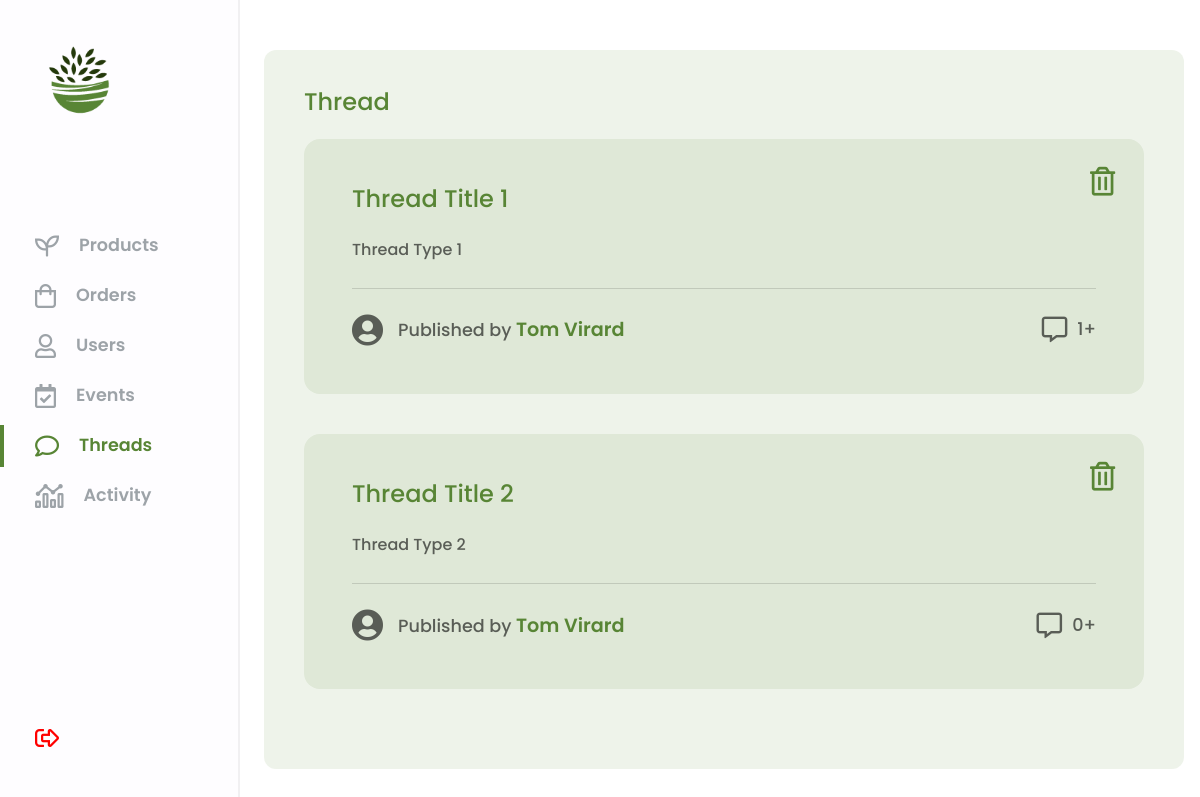
The page /admin-dashboard/dashboard.php?page=thread-panel (signed in) on the database as committed earlier.
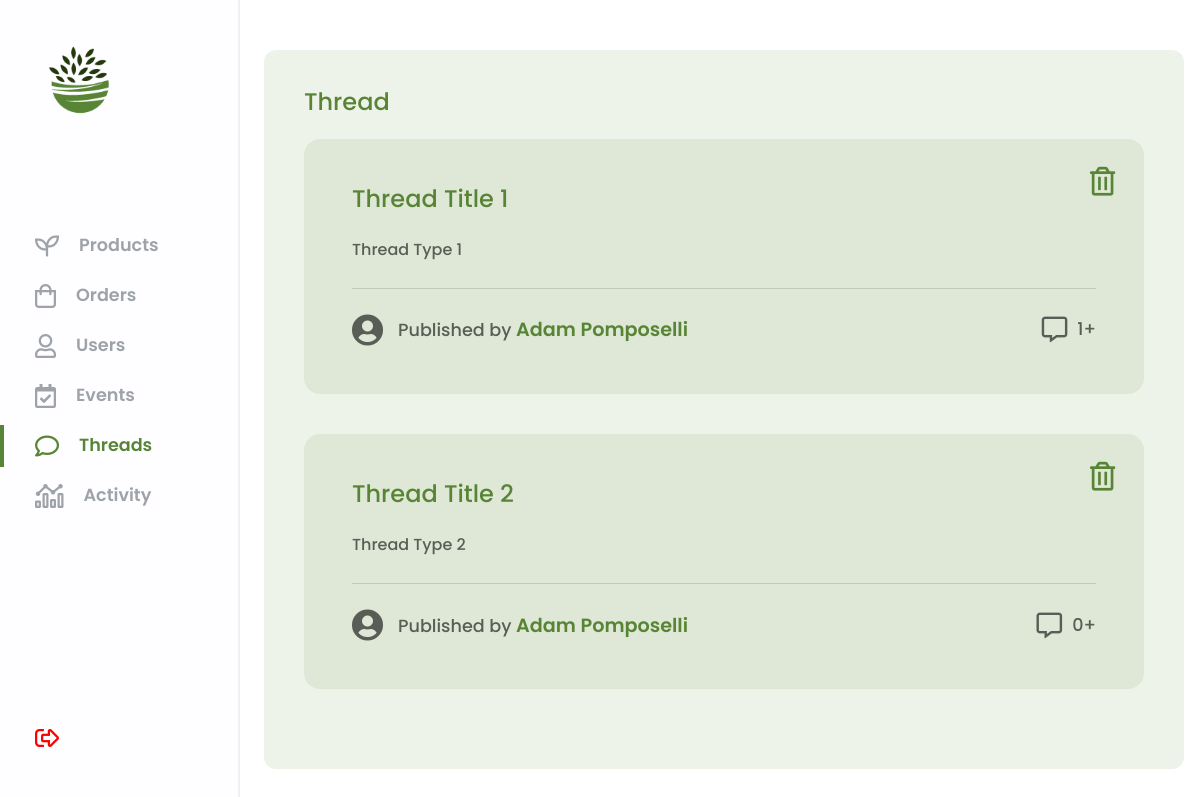
The same page on the database as committed later.
### tables this page shows
CREATE TABLE thread(
   thread_id INT AUTO_INCREMENT,
   title VARCHAR(50)  NOT NULL,
   type VARCHAR(100)  NOT NULL,
   customer_id INT NOT NULL,
   PRIMARY KEY(thread_id),
   FOREIGN KEY(customer_id) REFERENCES customer(customer_id)
);

CREATE TABLE customer(
   customer_id INT AUTO_INCREMENT,
   firstname VARCHAR(50)  NOT NULL,
   lastname VARCHAR(50)  NOT NULL,
   email VARCHAR(255)  NOT NULL,
   password VARCHAR(64)  NOT NULL,
   vkey VARCHAR(32)  NOT NULL,
   verified TINYINT NOT NULL,
   registration_date DATETIME NOT NULL,
   update_date DATETIME NOT NULL,
   PRIMARY KEY(customer_id)
);

### database/DBController.php (called while the page is built, shortened)
<?php
    class DBController
    {
        protected $host = '127.0.0.1';
        protected $user = 'root';
        protected $pwd = '#Apomposelli1';
        protected $database = 'tropicalinterior';
        public function __construct()
        {
            $this->con = mysqli_connect($this->host, $this->user, $this->pwd, $this->database);
        }
    }
?>

### utilities.php (called while the page is built, shortened)
<?php
    function debug_to_console($data) {
        $output = $data;
    }
    require(__DIR__."/database/DBController.php");
    $db = new DBController();
    require(__DIR__."/database/CustomRequest.php");
    $customRequest = new CustomRequest($db);
?>

### database/CustomRequest.php (called while the page is built, shortened)
<?php
    class CustomRequest
    {
        public $db = null;
        public function __construct(DBController $db)
        {
            $this->db = $db;
        }
        public function getData($query)
        {
            $result = $this->db->con->query($query);
            $resultArray = array();
            while($item = mysqli_fetch_array($result, MYSQLI_ASSOC))
            {
                $resultArray[] = $item;
            }
            return $resultArray;
        }
    }
?>

### admin-dashboard/pages/thread-panel.php (the view, shortened to what this page needs)
<div class="thread_main_container">
    <?php if(!isset($_GET['thread_id'])){?>
        <?php
            $threads = $customRequest->getData(
                "SELECT t.thread_id, t.title, t.type, c.firstname, c.lastname
                FROM thread t
                LEFT JOIN customer c ON c.customer_id = t.customer_id;
                ");
        ?>
        <p class="thread_title">Thread</p>
        <?php foreach($threads as $thread) {?>
            <div class="thread_item_content_container">
                <?php $threadCommentCount = $db->con->query("SELECT COUNT(*) AS count FROM populate WHERE thread_id = {$thread['thread_id']};")->fetch_object()->count; ?>
                <i class="thread_delete_button far fa-trash-alt" data-id="<?php echo $thread['thread_id'] ?>"></i>
                <div class="thread_item" data-id="<?php echo $thread['thread_id'] ?>">
                    <div class="d-flex flex-row title_delete_button_container">
                        <p class="thread_title"><?php echo $thread['title'] ?></p>
                    </div>
                    <p class="thread_description"><?php echo $thread['type'] ?></p>
                    <div class="d-flex flex-row justify-content-between thread_info_container">
                        <div class="d-flex align-items-center flex-row user_container">
                            <i class="user_icon fas fa-user-circle"></i>
                            <p class="thread_publisher">Published by <span class="publisher_name"><?php echo $thread['firstname'] ?> <?php echo $thread['lastname'] ?></span></p>
                        </div>
                        <div class="d-flex flex-row align-items-center comment_amount_container">
                            <i class="comment_icon far fa-comment-alt"></i>
                            <p class="comment_amount"><?php echo $threadCommentCount ?>+</p>
                        </div>
                    </div>
                </div>
            </div>
        <?php } ?>
    <?php } ?>
</div>

Rows that differ between the two databases and show on the page:
changed through a linked row, thread "Thread Title 1": customer.firstname "Tom" → "Adam"; customer.lastname "Virard" → "Pomposelli"
changed through a linked row, thread "Thread Title 2": customer.firstname "Tom" → "Adam"; customer.lastname "Virard" → "Pomposelli"
